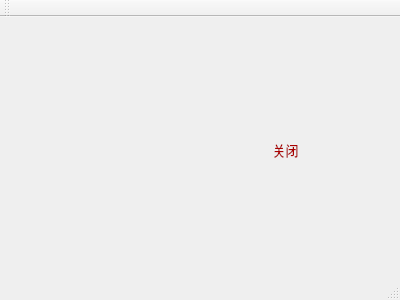
<?xml version="1.0" encoding="UTF-8"?>
<ui version="4.0">
 <class>MainWindow</class>
 <widget class="QMainWindow" name="MainWindow">
  <property name="geometry">
   <rect>
    <x>0</x>
    <y>0</y>
    <width>400</width>
    <height>300</height>
   </rect>
  </property>
  <property name="windowTitle">
   <string>MainWindow</string>
  </property>
  <property name="layoutDirection">
   <enum>Qt::LeftToRight</enum>
  </property>
  <property name="styleSheet">
   <string notr="true"/>
  </property>
  <property name="iconSize">
   <size>
    <width>32</width>
    <height>32</height>
   </size>
  </property>
  <widget class="QWidget" name="centralWidget">
   <widget class="QPushButton" name="pushButton">
    <property name="enabled">
     <bool>true</bool>
    </property>
    <property name="geometry">
     <rect>
      <x>250</x>
      <y>120</y>
      <width>71</width>
      <height>25</height>
     </rect>
    </property>
    <property name="sizePolicy">
     <sizepolicy hsizetype="Minimum" vsizetype="Expanding">
      <horstretch>0</horstretch>
      <verstretch>0</verstretch>
     </sizepolicy>
    </property>
    <property name="minimumSize">
     <size>
      <width>0</width>
      <height>0</height>
     </size>
    </property>
    <property name="maximumSize">
     <size>
      <width>72</width>
      <height>25</height>
     </size>
    </property>
    <property name="baseSize">
     <size>
      <width>0</width>
      <height>0</height>
     </size>
    </property>
    <property name="font">
     <font>
      <family>Sans Serif</family>
      <pointsize>10</pointsize>
      <weight>50</weight>
      <italic>false</italic>
      <bold>false</bold>
      <kerning>false</kerning>
     </font>
    </property>
    <property name="focusPolicy">
     <enum>Qt::ClickFocus</enum>
    </property>
    <property name="layoutDirection">
     <enum>Qt::RightToLeft</enum>
    </property>
    <property name="autoFillBackground">
     <bool>false</bool>
    </property>
    <property name="styleSheet">
     <string notr="true">color: rgb(170, 0, 0);</string>
    </property>
    <property name="text">
     <string>关闭</string>
    </property>
    <property name="icon">
     <iconset resource="ico.qrc">
      <normaloff>:/image/shutdown.png</normaloff>:/image/shutdown.png</iconset>
    </property>
    <property name="iconSize">
     <size>
      <width>25</width>
      <height>25</height>
     </size>
    </property>
    <property name="autoDefault">
     <bool>false</bool>
    </property>
    <property name="flat">
     <bool>true</bool>
    </property>
   </widget>
  </widget>
  <widget class="QMenuBar" name="menuBar">
   <property name="geometry">
    <rect>
     <x>0</x>
     <y>0</y>
     <width>400</width>
     <height>23</height>
    </rect>
   </property>
  </widget>
  <widget class="QToolBar" name="mainToolBar">
   <attribute name="toolBarArea">
    <enum>TopToolBarArea</enum>
   </attribute>
   <attribute name="toolBarBreak">
    <bool>false</bool>
   </attribute>
  </widget>
  <widget class="QStatusBar" name="statusBar"/>
 </widget>
 <layoutdefault spacing="6" margin="11"/>
 <resources>
  <include location="ico.qrc"/>
 </resources>
 <connections/>
</ui>
